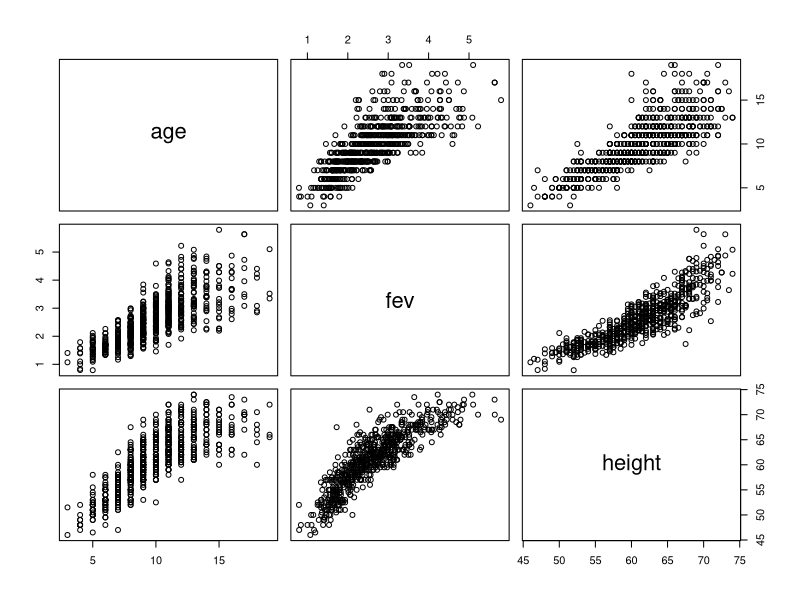
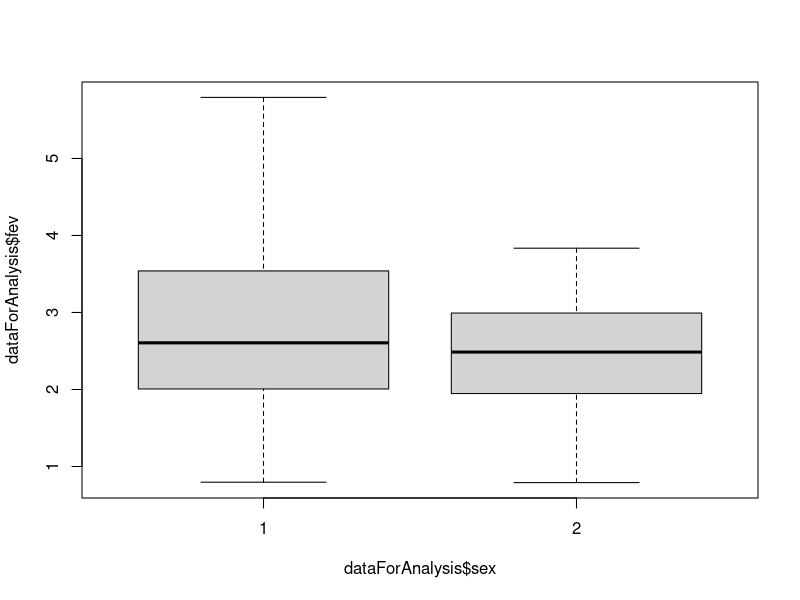
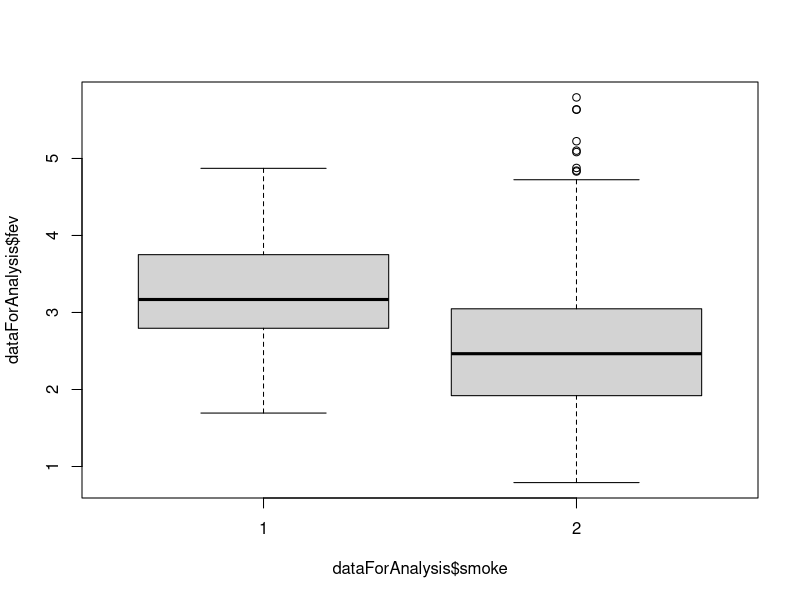

Generate these figures, in order, with R: (Note: this script raises an error after producing the figures.)
## ---- chunk 1

library(effects)

## ---- chunk 2

dataForAnalysis=read.csv("./data/fev.csv",header=TRUE,row.names=1)
dataForAnalysis$sex=factor(dataForAnalysis$sex)
dataForAnalysis$smoke =factor(dataForAnalysis$smoke)

## ---- chunk 3

summary(dataForAnalysis)
pairs(dataForAnalysis[,1:3])

boxplot(dataForAnalysis$fev~dataForAnalysis$sex)
boxplot(dataForAnalysis$fev~dataForAnalysis$smoke)


## ---- chunk 4

modelResult <- glm(fev ~ age+height +sex +smoke   , data = dataForAnalysis, family = "binomial")


## ---- chunk 5

summary(modelResult)
confint(modelResult)

plot(allEffects(modelResult))


## ---- chunk 6

op=par(mfrow=c(2,2),mar=c(4,4,2,2))
plot(modelResult)

par(op)

## ---- chunk 7

newData <- data.frame(age = c(9,10),height=c(60,70),sex=factor(c(1,2)),smoke=factor(c(1,2)))
result <-  predict(modelResult,newData)
print(result)


## ---- chunk 8

dataForAnalysis=mtcars
dataForAnalysis$vs=factor(dataForAnalysis$vs)
## ---- chunk 9

modelResult <- lm(am  ~ wt  + hp+vs , data = dataForAnalysis)

summary(modelResult)

#Odds ratio
exp(modelResult$coefficients)

## ---- chunk 10

summary(modelResult)
confint(modelResult)

plot(allEffects(modelResult))


## ---- chunk 11

op=par(mfrow=c(2,2),mar=c(4,4,2,2))
plot(modelResult)

par(op)
